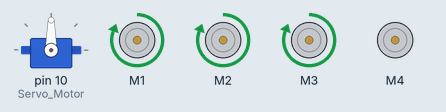
Bench run of a sketch on a simulated Arduino Uno, built with avr-gcc and run on an emulated ATmega328P. On the bench: servo, 4 × DC motor (green arrow = forward, orange = backward, longer = faster).

Above: at 0.05 s.
At 4.05 s:
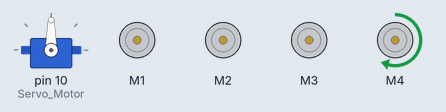
At 7.45 s:
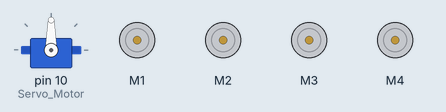
At 9.15 s:
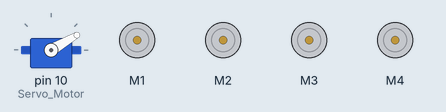
At 10.95 s:
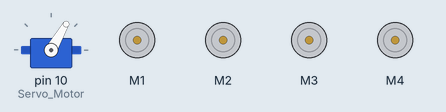
At 14.95 s:
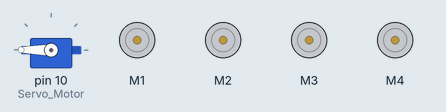
Timing chart, 0 to 19.5 s (numbered marks = the images above):
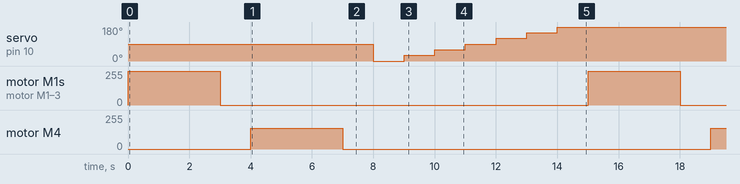

Measured:
- by itself, servo on pin 10 (Servo_Motor): repeats every 15.0 s: 30° 1.0 s, 60° 1.0 s, 90° 1.0 s, 120° 1.0 s, 150° 1.0 s, 180° 9.0 s, 0° 1.0 s
- by itself, motor M1–3: alternates forward 255/255 for 3.0 s and stopped for 12.0 s
- by itself, motor M4: alternates forward 155/255 for 3.0 s and stopped for 12.0 s

The sketch:

l293d_functional.ino
```cpp
#include <AFMotor.h>
#include <Servo.h>

AF_DCMotor DC_Motor1(1);
AF_DCMotor DC_Motor2(2);
AF_DCMotor DC_Motor3(3);
AF_DCMotor Water_Pump(4) ;
Servo Servo_Motor ;

int i = 255 ;

void setup()
{
Servo_Motor.attach(10);
}

void loop()
{
   DC_Motor1.run(FORWARD);
   DC_Motor2.run(FORWARD);
   DC_Motor3.run(FORWARD);
   DC_Motor1.setSpeed(i);
   DC_Motor2.setSpeed(i);
   DC_Motor3.setSpeed(i);
   delay(3000) ;

   DC_Motor1.run(RELEASE) ;
   DC_Motor2.run(RELEASE) ;
   DC_Motor3.run(RELEASE) ;
   delay(1000) ;

   Water_Pump.run(FORWARD);
   Water_Pump.setSpeed(i-100);
   delay(3000) ;
   Water_Pump.run(RELEASE);
   delay(1000) ;

   Servo_Motor.write(0) ;
   delay(1000) ;
   Servo_Motor.write(30) ;
   delay(1000) ;
   Servo_Motor.write(60) ;
   delay(1000) ;
   Servo_Motor.write(90) ;
   delay(1000) ;
   Servo_Motor.write(120) ;
   delay(1000) ;
   Servo_Motor.write(150) ;
   delay(1000) ;
   Servo_Motor.write(180) ;
   delay(1000) ;

 }
```
